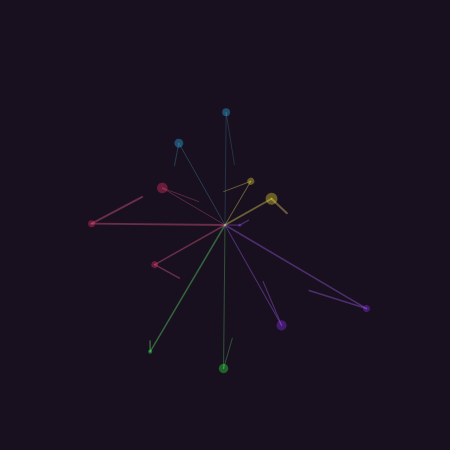
Frame 1 (no input)
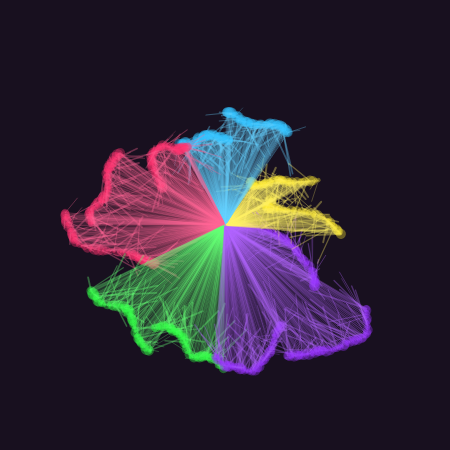
Frame 60 (no input)
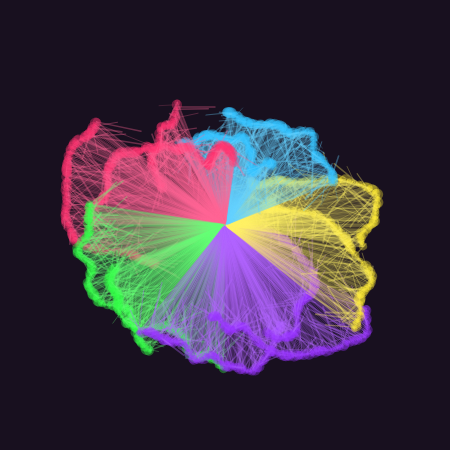
Frame 120 (the mouse pressed at the canvas centre since frame 60)

The p5.js sketch that drew these frames (run headless with seeded random() and noise() and a simulated clock; from frame 60 on, the mouse is pressed at the canvas centre):

// p5.js sketch
// ── sketch.js
//EXPERIMENT 3- generative art
let mode, pal, bg;
let bots = [];
let t = 0;
let seed;
let symmetry;
let tileSize;
//create canva and random settings
function setup() {
  createCanvas(450, 450);
  colorMode(HSB, 360, 100, 100, 100);
  angleMode(RADIANS);
  noStroke();

  seed = floor(random(999999));
  noiseSeed(seed);

  mode = floor(random(5));
  pal = makePalette();
  bg = color(random(360), random(20, 60), random(5, 15));
  symmetry = floor(random([3, 4, 5, 6, 8, 10, 12]));
  tileSize = random([20, 25, 40, 50]);

  background(bg);
//create moving particles
  for (let i = 0; i < random(80, 220); i++) {
    bots.push(new Bot());
  }
}

function draw() {
  t += 0.01;
//switch between art modes
  if (mode === 0) galaxyMode();
  else if (mode === 1) crystalMode();
  else if (mode === 2) ribbonMode();
  else if (mode === 3) tileMode();
  else if (mode === 4) creatureMode();
//stop after some frames
  if (frameCount > 900) noLoop();
}
//class for moving particles
class Bot {
  constructor() {
    this.x = random(width);
    this.y = random(height);
    this.px = this.x;
    this.py = this.y;
    this.a = random(TWO_PI);
    this.s = random(0.5, 4);
    this.r = random(2, 18);
    this.c = random(pal);
    this.life = random(100, 500);
    this.age = 0;
  }

  move() {
    this.px = this.x;
    this.py = this.y;

    let n = noise(this.x * 0.005, this.y * 0.005, t);
    this.a += map(n, 0, 1, -0.4, 0.4);

    this.x += cos(this.a) * this.s;
    this.y += sin(this.a) * this.s;

    this.age++;
//reset particle
    if (
      this.x < -50 ||
      this.x > width + 50 ||
      this.y < -50 ||
      this.y > height + 50 ||
      this.age > this.life
    ) {
      this.x = random(width);
      this.y = random(height);
      this.age = 0;
      this.c = random(pal);
    }
  }
}
//galaxy mode
function galaxyMode() {
  fill(hue(bg), saturation(bg), brightness(bg), 6);
  rect(0, 0, width, height);

  translate(width / 2, height / 2);

  for (let b of bots) {
    b.move();

    let x = b.x - width / 2;
    let y = b.y - height / 2;

    let a = atan2(y, x);
    let d = dist(0, 0, x, y);

    x = cos(a + d * 0.006) * d;
    y = sin(a + d * 0.006) * d;

    for (let i = 0; i < symmetry; i++) {
      rotate(TWO_PI / symmetry);
      stroke(hue(b.c), saturation(b.c), 100, 35);
      strokeWeight(b.r * 0.15);
      line(x, y, x * 0.96, y * 0.96);
      noStroke();
      fill(hue(b.c), saturation(b.c), 100, 40);
      circle(x, y, b.r);
    }
  }
}
//crystal mode
function crystalMode() {
  translate(width / 2, height / 2);
  for (let i = 0; i < 12; i++) {
    let a = frameCount * 0.01 + (i * TWO_PI) / 12;
    let r = noise(i, t) * 230;
    let x = cos(a) * r;
    let y = sin(a) * r;
    push();
    rotate((i * TWO_PI) / symmetry);
    strokeWeight(random(0.5, 2));
    stroke(hue(pal[i % pal.length]), 60, 100, 35);
    line(0, 0, x, y);
    line(x, y, x * 0.8 + random(-30, 30), y * 0.8 + random(-30, 30));
    noStroke();
    fill(hue(pal[i % pal.length]), 80, 100, 35);
    circle(x, y, random(3, 12));

    pop();
  }
}
//ribbon mode
function ribbonMode() {
  fill(hue(bg), saturation(bg), brightness(bg), 3);
  rect(0, 0, width, height);
  for (let b of bots) {
    b.move();
    stroke(hue(b.c), saturation(b.c), brightness(b.c), 45);
    strokeWeight(b.r * 0.4);
    let wave = sin(frameCount * 0.03 + b.x * 0.03) * 20;
    line(b.px, b.py, b.x + wave, b.y - wave);
    noStroke();
    fill(hue(b.c), saturation(b.c), 100, 25);
    circle(b.x, b.y, b.r * 0.8);
  }
}
//tile mode
function tileMode() {
  if (frameCount % 8 !== 0) return;
  let x = floor(random(width / tileSize)) * tileSize;
  let y = floor(random(height / tileSize)) * tileSize;
  let c = random(pal);
  push();
  translate(x + tileSize / 2, y + tileSize / 2);
  rotate(random([0, HALF_PI, PI, PI + HALF_PI]));
  fill(hue(c), saturation(c), brightness(c), random(25, 75));
  let type = floor(random(4));
  if (type === 0) arc(0, 0, tileSize, tileSize, 0, HALF_PI);
  else if (type === 1) rect(-tileSize / 2, -tileSize / 2, tileSize, tileSize);
  else if (type === 2)
    triangle(
      -tileSize / 2,
      tileSize / 2,
      0,
      -tileSize / 2,
      tileSize / 2,
      tileSize / 2
    );
  else {
    stroke(hue(c), saturation(c), 100, 70);
    strokeWeight(random(1, 4));
    line(-tileSize / 2, 0, tileSize / 2, 0);
    line(0, -tileSize / 2, 0, tileSize / 2);
  }
  pop();
}
//creature mode
function creatureMode() {
  fill(hue(bg), saturation(bg), brightness(bg), 4);
  rect(0, 0, width, height);

  for (let b of bots) {
    b.move();

    let wobble = sin(frameCount * 0.05 + b.r) * b.r;

    fill(hue(b.c), saturation(b.c), brightness(b.c), 35);
    ellipse(b.x, b.y, b.r * 2 + wobble, b.r);

    fill(hue(b.c), 30, 100, 50);
    circle(b.x + cos(b.a) * b.r, b.y + sin(b.a) * b.r, b.r * 0.4);
  }
}
//colour palette generator
function makePalette() {
  let base = random(360);
  let type = floor(random(5));
  let p = [];
  for (let i = 0; i < 5; i++) {
    let h;
    if (type === 0) h = base + i * 20;
    else if (type === 1) h = base + i * 72;
    else if (type === 2) h = base + i * 120;
    else if (type === 3) h = base + random(-40, 40);
    else h = random(360);
    p.push(color(h % 360, random(45, 95), random(65, 100), 80));
  }
  return p;
}
